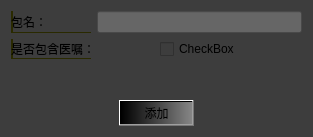
<?xml version="1.0" encoding="UTF-8"?>
<ui version="4.0">
 <class>addPackage</class>
 <widget class="QWidget" name="addPackage">
  <property name="geometry">
   <rect>
    <x>0</x>
    <y>0</y>
    <width>313</width>
    <height>137</height>
   </rect>
  </property>
  <property name="windowTitle">
   <string>addPackage</string>
  </property>
  <property name="styleSheet">
   <string notr="true">background-color: rgb(61, 61, 61);

</string>
  </property>
  <layout class="QVBoxLayout" name="verticalLayout">
   <item>
    <layout class="QHBoxLayout" name="horizontalLayout_3">
     <item>
      <widget class="QLabel" name="label">
       <property name="minimumSize">
        <size>
         <width>80</width>
         <height>0</height>
        </size>
       </property>
       <property name="maximumSize">
        <size>
         <width>80</width>
         <height>16777215</height>
        </size>
       </property>
       <property name="styleSheet">
        <string notr="true">border-left:2px solid rgb(42, 42, 0);
border-bottom:1px solid rgb(42, 42, 0);</string>
       </property>
       <property name="text">
        <string>包名：</string>
       </property>
      </widget>
     </item>
     <item>
      <widget class="QLineEdit" name="packageName_LE">
       <property name="styleSheet">
        <string notr="true">background-color: rgb(102, 102, 102);</string>
       </property>
      </widget>
     </item>
    </layout>
   </item>
   <item>
    <layout class="QHBoxLayout" name="horizontalLayout_2">
     <item>
      <widget class="QLabel" name="label_2">
       <property name="minimumSize">
        <size>
         <width>80</width>
         <height>0</height>
        </size>
       </property>
       <property name="maximumSize">
        <size>
         <width>80</width>
         <height>16777215</height>
        </size>
       </property>
       <property name="styleSheet">
        <string notr="true">border-left:2px solid rgb(42, 42, 0);
border-bottom:1px solid rgb(42, 42, 0);</string>
       </property>
       <property name="text">
        <string>是否包含医嘱：</string>
       </property>
      </widget>
     </item>
     <item>
      <layout class="QHBoxLayout" name="horizontalLayout">
       <item>
        <spacer name="horizontalSpacer">
         <property name="orientation">
          <enum>Qt::Horizontal</enum>
         </property>
         <property name="sizeHint" stdset="0">
          <size>
           <width>40</width>
           <height>20</height>
          </size>
         </property>
        </spacer>
       </item>
       <item>
        <widget class="QCheckBox" name="doctorRemark_CB">
         <property name="text">
          <string>CheckBox</string>
         </property>
        </widget>
       </item>
       <item>
        <spacer name="horizontalSpacer_2">
         <property name="orientation">
          <enum>Qt::Horizontal</enum>
         </property>
         <property name="sizeHint" stdset="0">
          <size>
           <width>40</width>
           <height>20</height>
          </size>
         </property>
        </spacer>
       </item>
      </layout>
     </item>
    </layout>
   </item>
   <item>
    <spacer name="verticalSpacer">
     <property name="orientation">
      <enum>Qt::Vertical</enum>
     </property>
     <property name="sizeHint" stdset="0">
      <size>
       <width>20</width>
       <height>27</height>
      </size>
     </property>
    </spacer>
   </item>
   <item>
    <layout class="QHBoxLayout" name="horizontalLayout_4">
     <item>
      <spacer name="horizontalSpacer_3">
       <property name="orientation">
        <enum>Qt::Horizontal</enum>
       </property>
       <property name="sizeHint" stdset="0">
        <size>
         <width>40</width>
         <height>20</height>
        </size>
       </property>
      </spacer>
     </item>
     <item>
      <widget class="QPushButton" name="addPackage_BT">
       <property name="styleSheet">
        <string notr="true">background-color: qlineargradient(spread:pad, x1:0, y1:0, x2:1, y2:0, stop:0 rgba(0, 0, 0, 255), stop:1 rgba(134, 134, 134, 255));
pressed:qlineargradient(spread:pad, x1:0, y1:0, x2:1, y2:0, stop:0 rgba(0, 0, 0, 255), stop:1 rgba(100,100,100, 255));</string>
       </property>
       <property name="text">
        <string>添加</string>
       </property>
      </widget>
     </item>
     <item>
      <spacer name="horizontalSpacer_4">
       <property name="orientation">
        <enum>Qt::Horizontal</enum>
       </property>
       <property name="sizeHint" stdset="0">
        <size>
         <width>40</width>
         <height>20</height>
        </size>
       </property>
      </spacer>
     </item>
    </layout>
   </item>
  </layout>
 </widget>
 <resources/>
 <connections/>
</ui>
